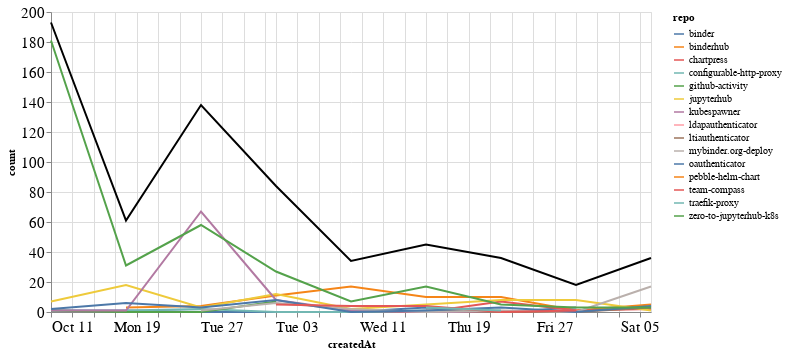

Notebook code for this chart:
### Markdown cell above
### Comments

### Code cell
comments_time = comments.groupby('repo').resample('W', on='createdAt').count()['author'].reset_index()
comments_time = comments_time.rename(columns={'author': 'count'})
comments_time_total = comments_time.groupby('createdAt').agg({"count": "sum"}).reset_index()
ch1 = alt.Chart(comments_time, width=600).mark_line().encode(
    x='createdAt',
    y='count',
    color='repo',
    tooltip="repo"
)

ch2 = alt.Chart(comments_time_total, width=600).mark_line(color="black").encode(
    x='createdAt',
    y='count',
)

ch1 + ch2

### Figure 1 — Vega-Lite specification as saved in the notebook (floating-point values rounded to 4 significant figures)
{"config": {"axisLeft": {"labelFontSize": 15}, "axisBottom": {"labelFontSize": 15}}, "layer": [{"data": {"name": "data-2016e9bb0d3a28e6e9e898c60dfa6971"}, "mark": "line", "encoding": {"color": {"type": "nominal", "field": "repo"}, "tooltip": {"type": "nominal", "field": "repo"}, "x": {"type": "temporal", "field": "createdAt"}, "y": {"type": "quantitative", "field": "count"}}, "width": 600}, {"data": {"name": "data-b3e7045fd5b2fb10b5c09746c6a5da00"}, "mark": {"type": "line", "color": "black"}, "encoding": {"x": {"type": "temporal", "field": "createdAt"}, "y": {"type": "quantitative", "field": "count"}}, "width": 600}], "$schema": "https://vega.github.io/schema/vega-lite/v4.8.1.json", "datasets": {"data-2016e9bb0d3a28e6e9e898c60dfa6971": [{"repo": "binder", "createdAt": "2020-10-11T00:00:00", "count": 1}, {"repo": "binder", "createdAt": "2020-10-18T00:00:00", "count": 1}, {"repo": "binder", "createdAt": "2020-10-25T00:00:00", "count": 0}, {"repo": "binder", "createdAt": "2020-11-01T00:00:00", "count": 0}, {"repo": "binder", "createdAt": "2020-11-08T00:00:00", "count": 0}, {"repo": "binder", "createdAt": "2020-11-15T00:00:00", "count": 3}, {"repo": "binder", "createdAt": "2020-11-22T00:00:00", "count": 0}, {"repo": "binder", "createdAt": "2020-11-29T00:00:00", "count": 3}, {"repo": "binderhub", "createdAt": "2020-10-18T00:00:00", "count": 3}, {"repo": "binderhub", "createdAt": "2020-10-25T00:00:00", "count": 4}, {"repo": "binderhub", "createdAt": "2020-11-01T00:00:00", "count": 11}, {"repo": "binderhub", "createdAt": "2020-11-08T00:00:00", "count": 17}, {"repo": "binderhub", "createdAt": "2020-11-15T00:00:00", "count": 10}, {"repo": "binderhub", "createdAt": "2020-11-22T00:00:00", "count": 10}, {"repo": "binderhub", "createdAt": "2020-11-29T00:00:00", "count": 1}, {"repo": "binderhub", "createdAt": "2020-12-06T00:00:00", "count": 5}, {"repo": "chartpress", "createdAt": "2020-11-08T00:00:00", "count": 1}, {"repo": "chartpress", "createdAt": "2020-11-15T00:00:00", "count": 0}, {"repo": "chartpress", "createdAt": "2020-11-22T00:00:00", "count": 7}, {"repo": "chartpress", "createdAt": "2020-11-29T00:00:00", "count": 1}, {"repo": "chartpress", "createdAt": "2020-12-06T00:00:00", "count": 2}, {"repo": "configurable-http-proxy", "createdAt": "2020-10-18T00:00:00", "count": 1}, {"repo": "configurable-http-proxy", "createdAt": "2020-10-25T00:00:00", "count": 2}, {"repo": "configurable-http-proxy", "createdAt": "2020-11-01T00:00:00", "count": 0}, {"repo": "configurable-http-proxy", "createdAt": "2020-11-08T00:00:00", "count": 0}, {"repo": "configurable-http-proxy", "createdAt": "2020-11-15T00:00:00", "count": 1}, {"repo": "github-activity", "createdAt": "2020-10-11T00:00:00", "count": 1}, {"repo": "github-activity", "createdAt": "2020-10-18T00:00:00", "count": 0}, {"repo": "github-activity", "createdAt": "2020-10-25T00:00:00", "count": 0}, {"repo": "github-activity", "createdAt": "2020-11-01T00:00:00", "count": 7}, {"repo": "jupyterhub", "createdAt": "2020-10-11T00:00:00", "count": 7}, {"repo": "jupyterhub", "createdAt": "2020-10-18T00:00:00", "count": 18}, {"repo": "jupyterhub", "createdAt": "2020-10-25T00:00:00", "count": 3}, {"repo": "jupyterhub", "createdAt": "2020-11-01T00:00:00", "count": 12}, {"repo": "jupyterhub", "createdAt": "2020-11-08T00:00:00", "count": 2}, {"repo": "jupyterhub", "createdAt": "2020-11-15T00:00:00", "count": 5}, {"repo": "jupyterhub", "createdAt": "2020-11-22T00:00:00", "count": 8}, {"repo": "jupyterhub", "createdAt": "2020-11-29T00:00:00", "count": 8}, {"repo": "jupyterhub", "createdAt": "2020-12-06T00:00:00", "count": 1}, {"repo": "kubespawner", "createdAt": "2020-10-11T00:00:00", "count": 1}, {"repo": "kubespawner", "createdAt": "2020-10-18T00:00:00", "count": 1}, {"repo": "kubespawner", "createdAt": "2020-10-25T00:00:00", "count": 67}, {"repo": "kubespawner", "createdAt": "2020-11-01T00:00:00", "count": 8}, {"repo": "kubespawner", "createdAt": "2020-11-08T00:00:00", "count": 1}, {"repo": "kubespawner", "createdAt": "2020-11-15T00:00:00", "count": 0}, {"repo": "kubespawner", "createdAt": "2020-11-22T00:00:00", "count": 0}, {"repo": "kubespawner", "createdAt": "2020-11-29T00:00:00", "count": 1}, {"repo": "ldapauthenticator", "createdAt": "2020-12-06T00:00:00", "count": 1}, {"repo": "ltiauthenticator", "createdAt": "2020-11-15T00:00:00", "count": 1}, {"repo": "ltiauthenticator", "createdAt": "2020-11-22T00:00:00", "count": 0}, {"repo": "ltiauthenticator", "createdAt": "2020-11-29T00:00:00", "count": 0}, {"repo": "ltiauthenticator", "createdAt": "2020-12-06T00:00:00", "count": 3}, {"repo": "mybinder.org-deploy", "createdAt": "2020-10-25T00:00:00", "count": 1}, {"repo": "mybinder.org-deploy", "createdAt": "2020-11-01T00:00:00", "count": 6}, {"repo": "mybinder.org-deploy", "createdAt": "2020-11-08T00:00:00", "count": 2}, {"repo": "mybinder.org-deploy", "createdAt": "2020-11-15T00:00:00", "count": 0}, {"repo": "mybinder.org-deploy", "createdAt": "2020-11-22T00:00:00", "count": 1}, {"repo": "mybinder.org-deploy", "createdAt": "2020-11-29T00:00:00", "count": 0}, {"repo": "mybinder.org-deploy", "createdAt": "2020-12-06T00:00:00", "count": 17}, {"repo": "oauthenticator", "createdAt": "2020-10-11T00:00:00", "count": 2}, {"repo": "oauthenticator", "createdAt": "2020-10-18T00:00:00", "count": 6}, {"repo": "oauthenticator", "createdAt": "2020-10-25T00:00:00", "count": 3}, {"repo": "oauthenticator", "createdAt": "2020-11-01T00:00:00", "count": 8}, {"repo": "oauthenticator", "createdAt": "2020-11-08T00:00:00", "count": 0}, {"repo": "oauthenticator", "createdAt": "2020-11-15T00:00:00", "count": 1}, {"repo": "oauthenticator", "createdAt": "2020-11-22T00:00:00", "count": 3}, {"repo": "oauthenticator", "createdAt": "2020-11-29T00:00:00", "count": 0}, {"repo": "oauthenticator", "createdAt": "2020-12-06T00:00:00", "count": 4}, {"repo": "pebble-helm-chart", "createdAt": "2020-11-22T00:00:00", "count": 1}, {"repo": "team-compass", "createdAt": "2020-11-01T00:00:00", "count": 5}, {"repo": "team-compass", "createdAt": "2020-11-08T00:00:00", "count": 4}, {"repo": "team-compass", "createdAt": "2020-11-15T00:00:00", "count": 4}, {"repo": "team-compass", "createdAt": "2020-11-22T00:00:00", "count": 0}, {"repo": "team-compass", "createdAt": "2020-11-29T00:00:00", "count": 1}, {"repo": "traefik-proxy", "createdAt": "2020-11-15T00:00:00", "count": 3}, {"repo": "traefik-proxy", "createdAt": "2020-11-22T00:00:00", "count": 1}, {"repo": "zero-to-jupyterhub-k8s", "createdAt": "2020-10-11T00:00:00", "count": 181}, {"repo": "zero-to-jupyterhub-k8s", "createdAt": "2020-10-18T00:00:00", "count": 31}, {"repo": "zero-to-jupyterhub-k8s", "createdAt": "2020-10-25T00:00:00", "count": 58}, {"repo": "zero-to-jupyterhub-k8s", "createdAt": "2020-11-01T00:00:00", "count": 27}, {"repo": "zero-to-jupyterhub-k8s", "createdAt": "2020-11-08T00:00:00", "count": 7}, {"repo": "zero-to-jupyterhub-k8s", "createdAt": "2020-11-15T00:00:00", "count": 17}, {"repo": "zero-to-jupyterhub-k8s", "createdAt": "2020-11-22T00:00:00", "count": 5}, {"repo": "zero-to-jupyterhub-k8s", "createdAt": "2020-11-29T00:00:00", "count": 3}, {"repo": "zero-to-jupyterhub-k8s", "createdAt": "2020-12-06T00:00:00", "count": 3}], "data-b3e7045fd5b2fb10b5c09746c6a5da00": [{"createdAt": "2020-10-11T00:00:00", "count": 193}, {"createdAt": "2020-10-18T00:00:00", "count": 61}, {"createdAt": "2020-10-25T00:00:00", "count": 138}, {"createdAt": "2020-11-01T00:00:00", "count": 84}, {"createdAt": "2020-11-08T00:00:00", "count": 34}, {"createdAt": "2020-11-15T00:00:00", "count": 45}, {"createdAt": "2020-11-22T00:00:00", "count": 36}, {"createdAt": "2020-11-29T00:00:00", "count": 18}, {"createdAt": "2020-12-06T00:00:00", "count": 36}]}}
